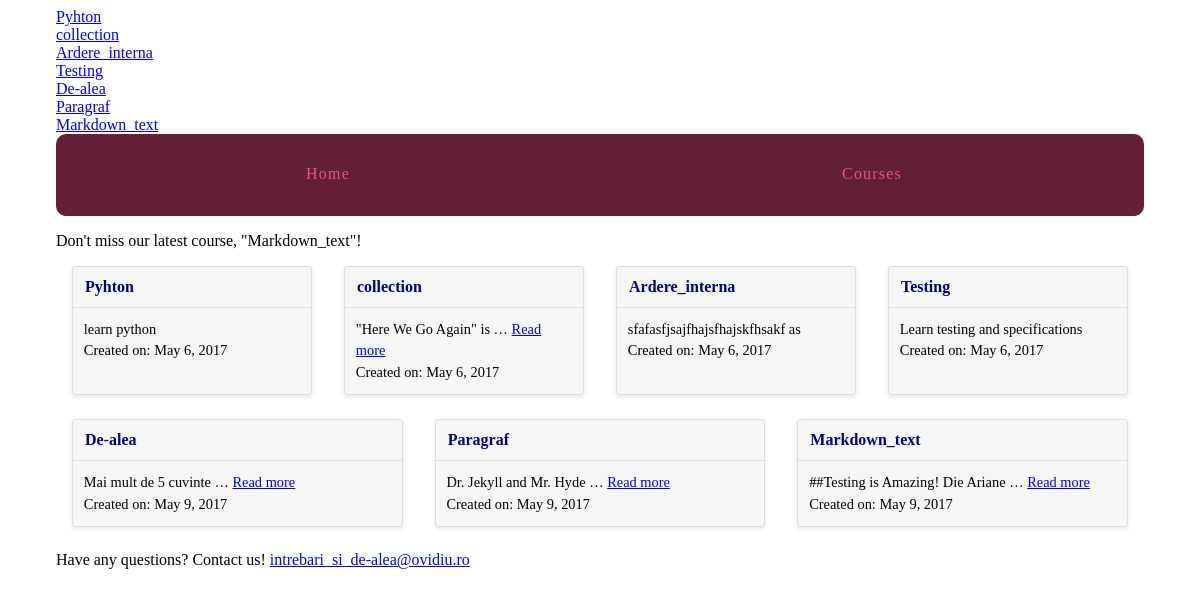
Page /courses/ on the committed database.
### courses/models.py (models this page shows)
class Course(models.Model):
    created_at = models.DateTimeField(auto_now_add=True)
    title = models.CharField(max_length=255)
    description = models.TextField()
    def __str__(self):
        return self.title

### courses/views.py (the view)
def course_list(request):
    courses = Course.objects.all()
    email = 'intrebari_si_de-alea@ovidiu.ro'
    return render(request,'courses/course_list.html',{'courses':courses,'email':email})

### courses/templatetags/course_extras.py (called while the page is built)
@register.simple_tag
def newest_course():
    return Course.objects.latest('created_at')

@register.inclusion_tag('courses/course_nav.html')
def nav_courses_list():
    courses = Course.objects.all()
    return {'courses':courses}

### courses/templates/courses/course_list.html (shortened to what this page needs)
{%  extends "layout.html" %}
{% load static from staticfiles %}
{% block static%} <link rel="stylesheet" href="{% static 'courses/css/courses.css'%}">{% endblock%}
{% block content %}
    <div class="cards">
    {% for course in courses %}
        <div class ="card">
        <header><a href="{% url 'courses:detail' pk=course.pk %}">{{ course.title }}</a> </header>
        <div class ="card-copy">
            {% if course.description|wordcount <= 5 %}
            {{ course.description }}
                {% else %}
                {{ course.description|truncatewords:5 }}
                <a href="{% url 'courses:detail' pk=course.pk %}">Read more</a>
            {% endif %}
            <div>Created on: {{ course.created_at|date:"F j, Y" }}</div>
        </div>
        </div>
        {% endfor %}
        <div>Have any questions? Contact us! {{ email|urlize }} </div>
        </div>
{% endblock %}

### templates/layout.html (shortened to what this page needs)
{% load static from staticfiles %}
{% load course_extras %}
<!DOCTYPE html>
<html lang="en">
<head>
    <link rel="stylesheet" href="{% static 'css/layout.css'%}">
    {% block static %} {% endblock %}
</head>
<body>
    <div class = "site-container">
    <div>{% nav_courses_list %}</div>
    <nav>
        <a href="{% url 'hello_world' %}">Home</a>
        <a href="{% url 'courses:list' %}">Courses</a>
    </nav>
        <p>Don't miss our latest course,
            "{% newest_course %}"!</p>
    {% block content %}{% endblock %}
    </div>
</body>
</html>

### courses/templates/courses/course_nav.html (shortened to what this page needs)
<!DOCTYPE html>
<html lang="en">
<head>
</head>
<body>
    {% for course in courses %}
        <div><a href="{% url 'courses:detail' pk=course.pk %}">{{ course.title }}</a></div>
    {% endfor %}
</body>
</html>

### assets/css/layout.css (style rules this page uses)
html { box-sizing: border-box; }
*, *::after, *::before { box-sizing: inherit; }
.site-container { max-width: 68em; margin-left: auto; margin-right: auto; }
.site-container::after { clear: both; content: ""; display: table; }
.site-container nav { width: 100%; display: table; width: 100%; table-layout: fixed; border-bottom-left-radius: 10px; border-bottom-right-radius: 10px; border-top-left-radius: 10px; border-top-right-radius: 10px; border-bottom-left-radius: 10px; border-top-left-radius: 10px; border-bottom-right-radius: 10px; border-top-right-radius: 10px; background-color: #642039; margin-bottom: 1em; overflow: hidden; }
.site-container nav a { display: table-cell; width: 8.33333%; padding: 10px; border-bottom: 2px solid #642039; color: #e6557e; letter-spacing: 0.075em; line-height: 60px; text-align: center; text-decoration: none; }
.cards { display: -webkit-box; display: -moz-box; display: box; display: -webkit-flex; display: -moz-flex; display: -ms-flexbox; display: flex; -webkit-box-lines: multiple; -moz-box-lines: multiple; box-lines: multiple; -webkit-flex-wrap: wrap; -moz-flex-wrap: wrap; -ms-flex-wrap: wrap; flex-wrap: wrap; -webkit-box-pack: justify; -moz-box-pack: justify; box-pack: justify; -webkit-justify-content: space-between; -moz-justify-content: space-between; -ms-justify-content: space-between; -o-justify-content: space-between; justify-content: space-between; -ms-flex-pack: justify; }
.card { -webkit-flex-basis: 15em; -moz-flex-basis: 15em; flex-basis: 15em; -ms-flex-preferred-size: 15em; -webkit-flex-grow: 1; -moz-flex-grow: 1; flex-grow: 1; -ms-flex-positive: 1; -webkit-transition: all 0.2s ease-in-out; -moz-transition: all 0.2s ease-in-out; transition: all 0.2s ease-in-out; background-color: #f6f6f6; border-radius: 3px; border: 1px solid gainsboro; box-shadow: 0 2px 4px #e6e6e6; margin: 0 1em 1.5em 1em; position: relative; }
.card header { -webkit-transition: all 0.2s ease-in-out; -moz-transition: all 0.2s ease-in-out; transition: all 0.2s ease-in-out; background-color: #f6f6f6; border-bottom: 1px solid gainsboro; border-radius: 3px 3px 0 0; font-weight: bold; line-height: 1.5em; padding: 0.5em 0.75em; }
.card header a { color: #642039; text-decoration: none; }
.card .card-copy { font-size: 0.9em; line-height: 1.5em; padding: 0.75em 0.75em; }

### courses/static/courses/css/courses.css (style rules this page uses)
.card header a { color: #000080; }

### rows in the picture
Course: title "Pyhton", description "learn python", created_at "May 6, 2017"
Course: title "collection", description "\"Here We Go Again\" is …", created_at "May 6, 2017"
Course: title "Ardere_interna", description "sfafasfjsajfhajsfhajskfhsakf as", created_at "May 6, 2017"
Course: title "Testing", description "Learn testing and specifications", created_at "May 6, 2017"
Course: title "De-alea", description "Mai mult de 5 cuvinte …", created_at "May 9, 2017"
Course: title "Paragraf", description "Dr. Jekyll and Mr. Hyde …", created_at "May 9, 2017"
Course: title "Markdown_text", description "##Testing is Amazing! Die Ariane …", created_at "May 9, 2017"

### other values in the picture
{{ email|urlize }} "intrebari_si_de-alea@ovidiu.ro"
